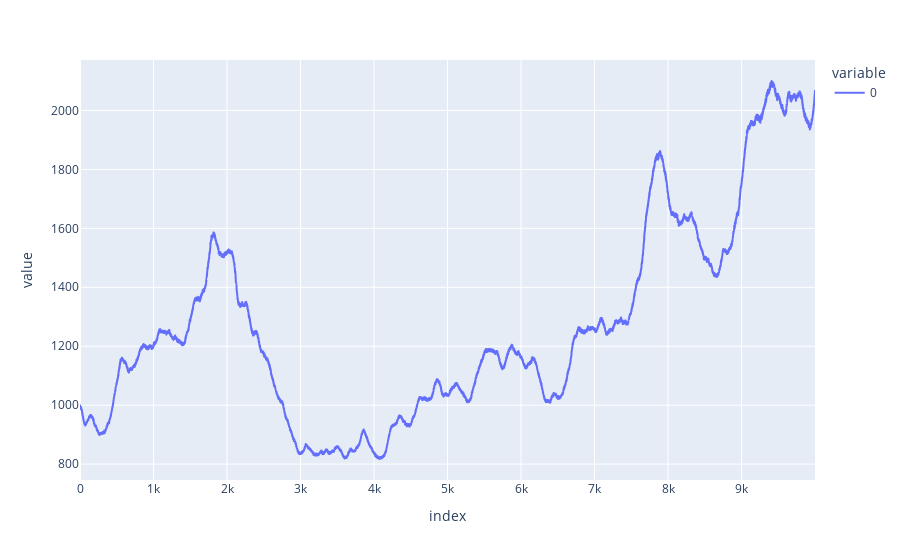

Notebook code for this chart:
### Code cell
veryLongRegression = pd.read_csv("/home/leon/projects/epsilon-ensemble/data/autorergression20-0,15.txt", sep="\n", header=None)
plt.plot(veryLongRegression, "line")

### Figure 1 — Plotly figure (JSON) as saved in the notebook; plotly's stock layout.template omitted (floating-point values rounded to 4 significant figures; data arrays with more than 128 entries replaced by an {"elided": "..."} marker saying what was removed)
{"data": [{"hovertemplate": "variable=0<br>index=%{x}<br>value=%{y}<extra></extra>", "legendgroup": "0", "line": {"color": "#636efa", "dash": "solid"}, "mode": "lines", "name": "0", "showlegend": true, "type": "scattergl", "x": {"elided": "10000 int values"}, "xaxis": "x", "y": {"elided": "10000 float values"}, "yaxis": "y"}], "layout": {"legend": {"title": {"text": "variable"}, "tracegroupgap": 0}, "margin": {"t": 60}, "xaxis": {"anchor": "y", "domain": [0, 1], "title": {"text": "index"}}, "yaxis": {"anchor": "x", "domain": [0, 1], "title": {"text": "value"}}}}
